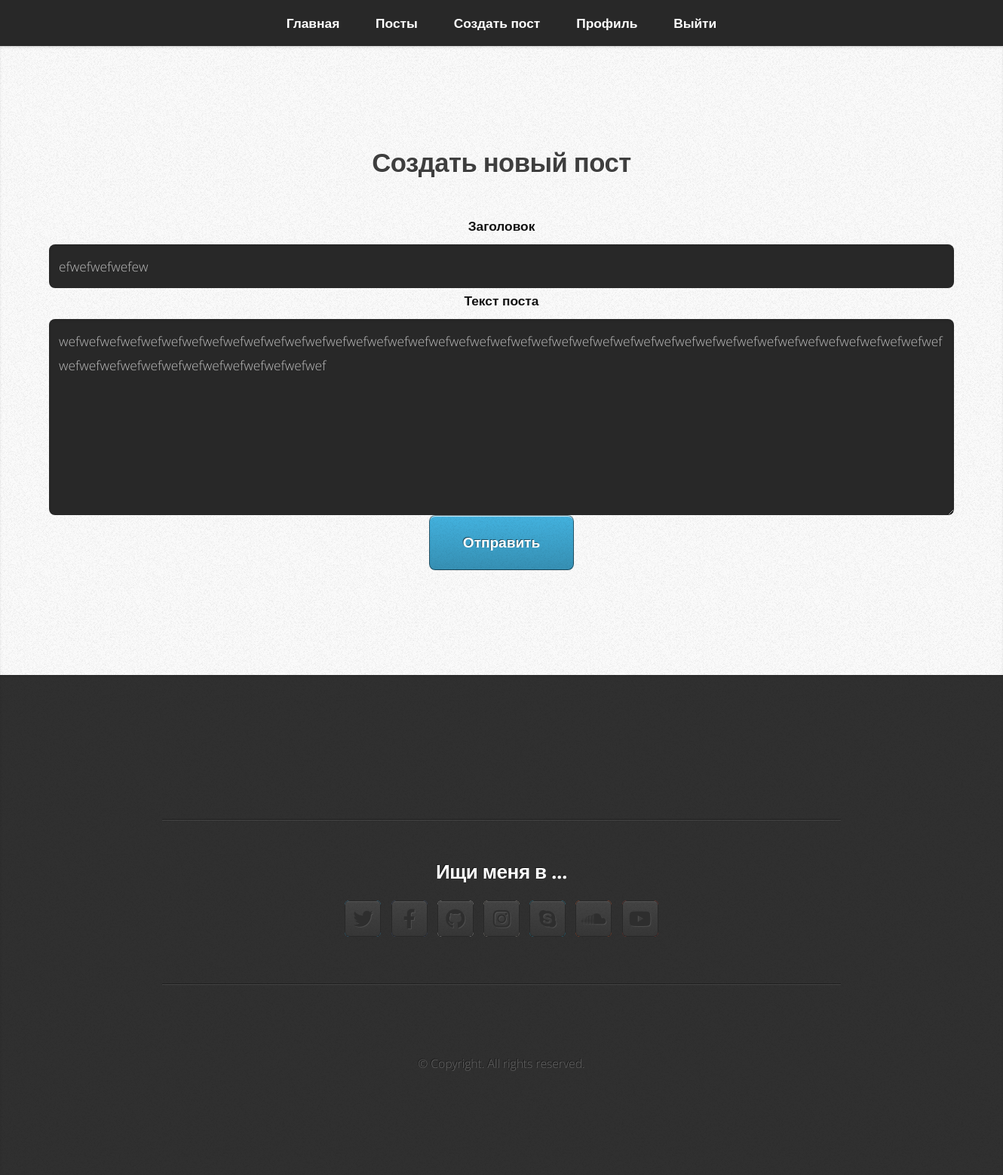
Screenshot of /post/1/update (signed in) with the database file from the repository.
### flask_personal_blog/models.py (models this page shows, shortened)
class Post(db.Model):
    id = db.Column(db.Integer, primary_key=True)
    title = db.Column(db.String(100), nullable=False)
    date_posted = db.Column(db.DateTime, nullable=False, default=datetime.utcnow)
    content = db.Column(db.Text, nullable=False)
    user_id = db.Column(db.Integer, db.ForeignKey("user.id"), nullable=False)

### flask_personal_blog/postapp/views.py (the view)
@posts.route("/post/<int:post_id>/update", methods=["GET", "POST"])
@login_required
def update_post(post_id):
    post = Post.query.get_or_404(post_id)
    if post.author != current_user:
        abort(403)
    form = PostForm()
    if form.validate_on_submit():
        post.title = form.title.data
        post.content = form.content.data
        db.session.commit()
        flash("Ваш пост обновлен!", "success")
        return redirect(url_for("posts.post", post_id=post.id))
    elif request.method == "GET":
        form.title.data = post.title
        form.content.data = post.content
    return render_template("create_post.html", title="Обновление поста", form=form, legend="Обновление поста")

### flask_personal_blog/postapp/forms.py
class PostForm(FlaskForm):
    title = StringField("Заголовок", validators=[DataRequired()])
    content = TextAreaField("Текст поста", validators=[DataRequired()])
    submit = SubmitField("Отправить")

### flask_personal_blog/models.py (called while the page is built)
@login_manager.user_loader
def load_user(user_id):
    return User.query.get(int(user_id))

### flask_personal_blog/templates/create_post.html (shortened to what this page needs)
<!DOCTYPE html>
<html>
<head>
	<link rel="stylesheet" href="{{ url_for('static', filename='assets/css/main.css') }}" />
</head>
<body class="is-preload">
	<nav id="nav">
		<ul class="container">
			<li><a href="/">Главная</a></li>
			{% if current_user.is_authenticated %}
			<li><a href="{{ url_for('posts.allpost') }}">Посты</a></li>
			<li><a href="{{ url_for('posts.new_post') }}">Создать пост</a></li>
			<li><a href="{{ url_for('userapp.profile') }}">Профиль</a></li>
			<li><a href="{{ url_for('userapp.logout') }}">Выйти</a></li>
			{% else %}
			<li><a href="{{ url_for('userapp.register') }}">Регистрация</a></li>
			<li><a href="{{ url_for('userapp.login') }}">Войти</a></li>
			{% endif %}
		</ul>
	</nav>
	<article id="posts" class="wrapper style2">
		<div class="container">
			<header>
				<h2>Создать новый пост</h2>
			</header>
			<div class="content-section">
				<form method="POST" action="">
					<fieldset class="form-group">
						<div class="form-group">
							{{ form.title.label(class="form-control-label") }}
							{% if form.title.errors %}
								{{ form.title(class="form-control form-control-lg is-invalid") }}
								<div class="invalid-feedback">
									{% for error in form.title.errors %}
										<span>{{ error }}</span>
									{% endfor %}
								</div>
							{% else %}
								{{ form.title(class="form-control form-control-lg") }}
							{% endif %}
						</div>
						<div class="form-group">
							{{ form.content.label(class="form-control-label") }}
							{% if form.content.errors %}
								{{ form.content(class="form-control form-control-lg is-invalid") }}
								<div class="invalid-feedback">
									{% for error in form.content.errors %}
										<span>{{ error }}</span>
									{% endfor %}
								</div>
							{% else %}
								{{ form.content(class="form-control form-control-lg") }}
							{% endif %}
						</div>
					</fieldset>
					<div class="form-group">
						{{ form.submit(class="btn btn-outline-info") }}
					</div>
				</form>
			</div>
		</div>
	</article>
	<article id="contact" class="wrapper style4">
		<div class="container medium">
			<div class="row">
				<div class="col-12">
					<hr />
					<h3>Ищи меня в ...</h3>
					<ul class="social">
						<li>
							<a href="#" class="icon brands fa-twitter"><span class="label">Twitter</span></a>
						</li>
						<li>
							<a href="#" class="icon brands fa-facebook-f"><span class="label">Facebook</span></a>
						</li>
						<li>
							<a href="#" class="icon brands fa-github"><span class="label">Github</span></a>
						</li>
						<li>
							<a href="#" class="icon brands fa-instagram"><span class="label">Instagram</span></a>
						</li>
						<li>
							<a href="#" class="icon brands fa-skype"><span class="label">Skype</span></a>
						</li>
						<li>
							<a href="#" class="icon brands fa-soundcloud"><span class="label">Soundcloud</span></a>
						</li>
						<li>
							<a href="#" class="icon brands fa-youtube"><span class="label">YouTube</span></a>
						</li>
					</ul>
					<hr />
				</div>
			</div>
			<footer>
				<ul id="copyright">
					<li>&copy; Copyright. All rights reserved.</li>
				</ul>
			</footer>
		</div>
	</article>
</body>
</html>

### rows the page displays
Post: title "efwefwefwefew", content "wefwefwefwefwefwefwefwefwefwefwefwefwefwefwefwefwefwefwefwefwefwefwefwefwefwefwefwefwefwefwefwefwefwefwefwefwefwefwefwefwefwefwefwefwefwefwefwefwefwefwefwefwefwefwefwef"
